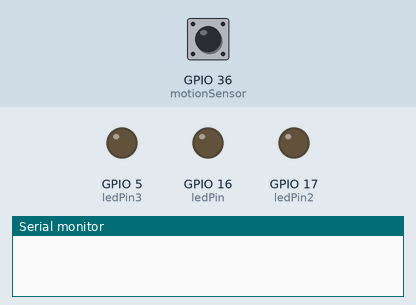
The sketch below on a simulated ESP32. Shown: output pins drawn as LEDs (lit = HIGH), the last lines printed to the serial monitor. Inputs (shaded band) come from the test bench; at power-on: GPIO 36 (motionSensor) LOW.

Above: at 1.2 s.
1.3 s: GPIO 36 (motionSensor) driven HIGH
At 2.1 s:
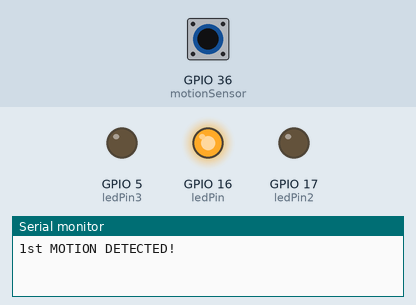
2.8 s: GPIO 36 (motionSensor) pulsed LOW 2 times (0.12 s each, 0.3 s apart)
At 4.3 s:
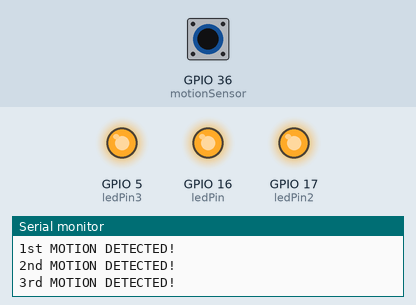
At 17.2 s:
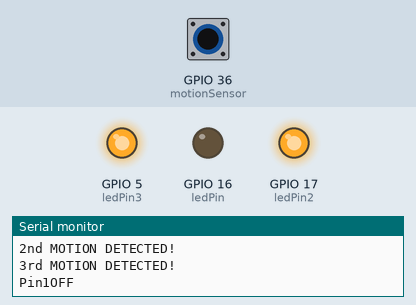
Timing chart, 0 to 19.4 s (numbered marks = the images above; inputs shaded):
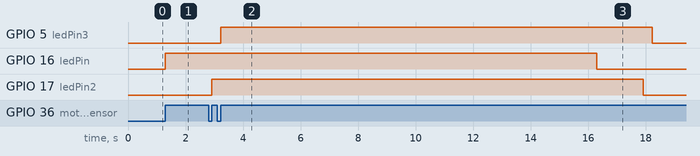

The sketch:

TaskC.ino
```cpp
const int ledPin = 16;
const int ledPin2 = 17;
const int ledPin3 = 5;
const int motionSensor = 36;

unsigned long now = millis();
unsigned long lastTrigger = 0;
boolean startTimer = false;

const int ledPinARR[3] = {16, 17, 5};
int ledCnt=0;
int ledARR[5] = {0, 0, 0};
const int time_threshold = 15000;

void IRAM_ATTR detectsMovement()
{
  startTimer = true;
  ledCnt++;

  if(ledCnt%3==1)
  {
    Serial.println ("1st MOTION DETECTED!");
    digitalWrite(ledPin, HIGH);
    ledARR[0] = millis();
  }

  else if(ledCnt%3==2)
  {
    Serial.println ("2nd MOTION DETECTED!");
    digitalWrite(ledPin2, HIGH);
    ledARR[1] = millis();
  }

  else if(ledCnt%3==0)
  {
    Serial.println ("3rd MOTION DETECTED!");
    digitalWrite(ledPin3, HIGH);
    ledARR[2] = millis();
  }
  lastTrigger = millis();
}


void setup()
{
  Serial.begin(115200);
  pinMode(motionSensor, INPUT_PULLUP);
  attachInterrupt(digitalPinToInterrupt(motionSensor), detectsMovement, RISING);
  pinMode(ledPin, OUTPUT);
  pinMode(ledPin2, OUTPUT);
  pinMode(ledPin3, OUTPUT);
}

void loop()
{
  now = millis();

  for(int i=0; i<3; i++)
  {
    if(ledARR[i]==0) continue;
    else if((now-ledARR[i] > time_threshold))
    {
      digitalWrite(ledPinARR[i], LOW);
      ledARR[i]=0;
      Serial.println("Pin" + String(i+1) + "OFF");
      startTimer = false;
    }
  }
}
```

Measured:
- after the input at 1.3 s, GPIO 16 (ledPin): LOW → HIGH at once
- after the input at 2.8 s, GPIO 5 (ledPin3): LOW → HIGH after 0.42 s, → LOW 15.0 s later; GPIO 17 (ledPin2): LOW → HIGH after 0.12 s, → LOW 15.0 s later
